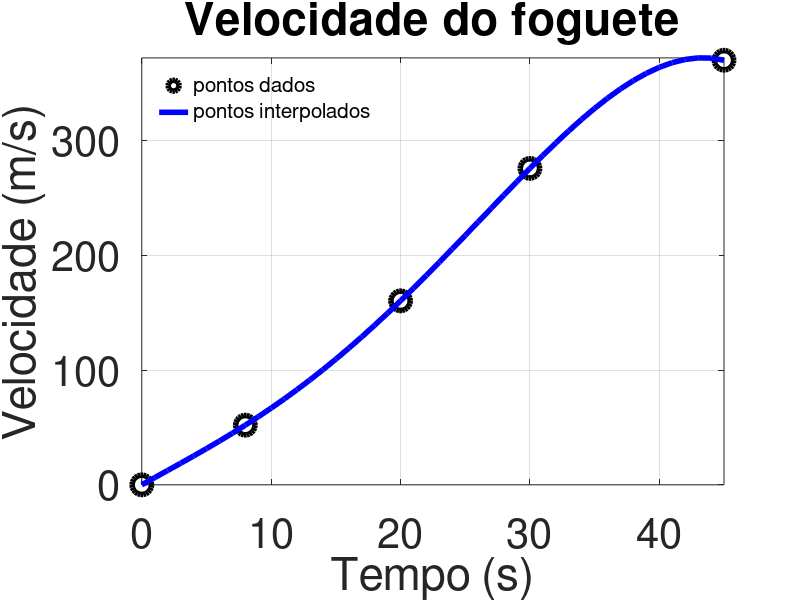

Write the MATLAB code that produced this figure.
% ---------------------------------------------
% INSTITUTO FEDERAL DA PARAÍBA
% CURSO SUPERIOR DE BACHARELADO EM ENGENHARIA ELÉTRICA
% DISCIPLINA: CÁLCULO NUMÉRICO 2020
% INTERPOLACAO: MÉTODO DE NEWTON
% JOÃO PESSOA, 08/10/2020.
% AUTOR: JOSÉ EDUARDO F BATISTA
% ---------------------------------------------

% VARIAVEIS PRINCIPAIS
% abscissa - Retorna a imagem do polinômio interpolado 
% x - vetor que contem as abscissas dos pontos dados
% y - vetor que contem as ordenadas dos pontos dados
% fx - vetor que contem as abscissas dos pontos interpolados
% dominio - vetor que contem as ordenadas dos pontos interpolados

clear all, close all, clc

% DADOS
abscissa = 25;
x =[0 8 20 30 45];
y =[0.000 52.032 160.450 275.961 370.276];
passo = 0:1:45;
ordenada=0;

% NÃO MEXER
size = length(x);
fator = 1;
dx = length(passo);

% SCRIPT
for k=1:size-1
  delta(k, 1) = (y(k+1)-y(k))/(x(k+1)-x(k)); 
end

for p=1:dx  
  imagem = y(1);
  for j=2:size 
    if j < size
      for k=1:size-j
        delta(k, j) = (delta(k+1, j-1)-delta(k,j-1))/(x(k+j)-x(k));
      end
    end
    fator(j) = (passo(p) - x(j-1))*fator(j-1);
    imagem = imagem + delta(1, j-1)*fator(j);
  end
  if(passo(p)==abscissa) ordenada = imagem; end
  dominio(p) = passo(p);
  fx(p) = imagem;
  it(p) = p; 
end

format short
% SAÍDA NA JANELA DE COMANDO
%-------------------------------------------------------------
fprintf("%s \n\n\n", '        INTERPOLACAO DE NEWTON');
fprintf("%s \n\n", '        TABELA DE PONTOS');
disp([x' y']);
fprintf("\n    F(%.2f) =  %.2f\n\n",abscissa,ordenada);
fprintf("%s \n\n", '         TABELA DE RESULTADOS ');
fprintf("%s \n\n", '     ITERAÇÃO     DOMÍNIO    IMAGEM');
disp([it' dominio' fx']);

% SAÍDA NO GRÁFICO
%-------------------------------------------------------------
Fig=figure(1);
ax=axes;
a=plot(x,y,'ko',dominio,fx,'b');
set(a,'MarkerSize',14,'Linewidth',4);
L(1)=legend('pontos dados ','pontos interpolados');
title('Velocidade do foguete')
L(2)=xlabel('Tempo (s)'); L(3)=ylabel('Velocidade (m/s)');
set(L,'fontsize',35);set(ax,'fontsize',30);
set(L(1),'Box','Off','Location','NorthWest','fontsize',15);
axis([min(x) max(x) min(fx) max(fx)])
grid on
